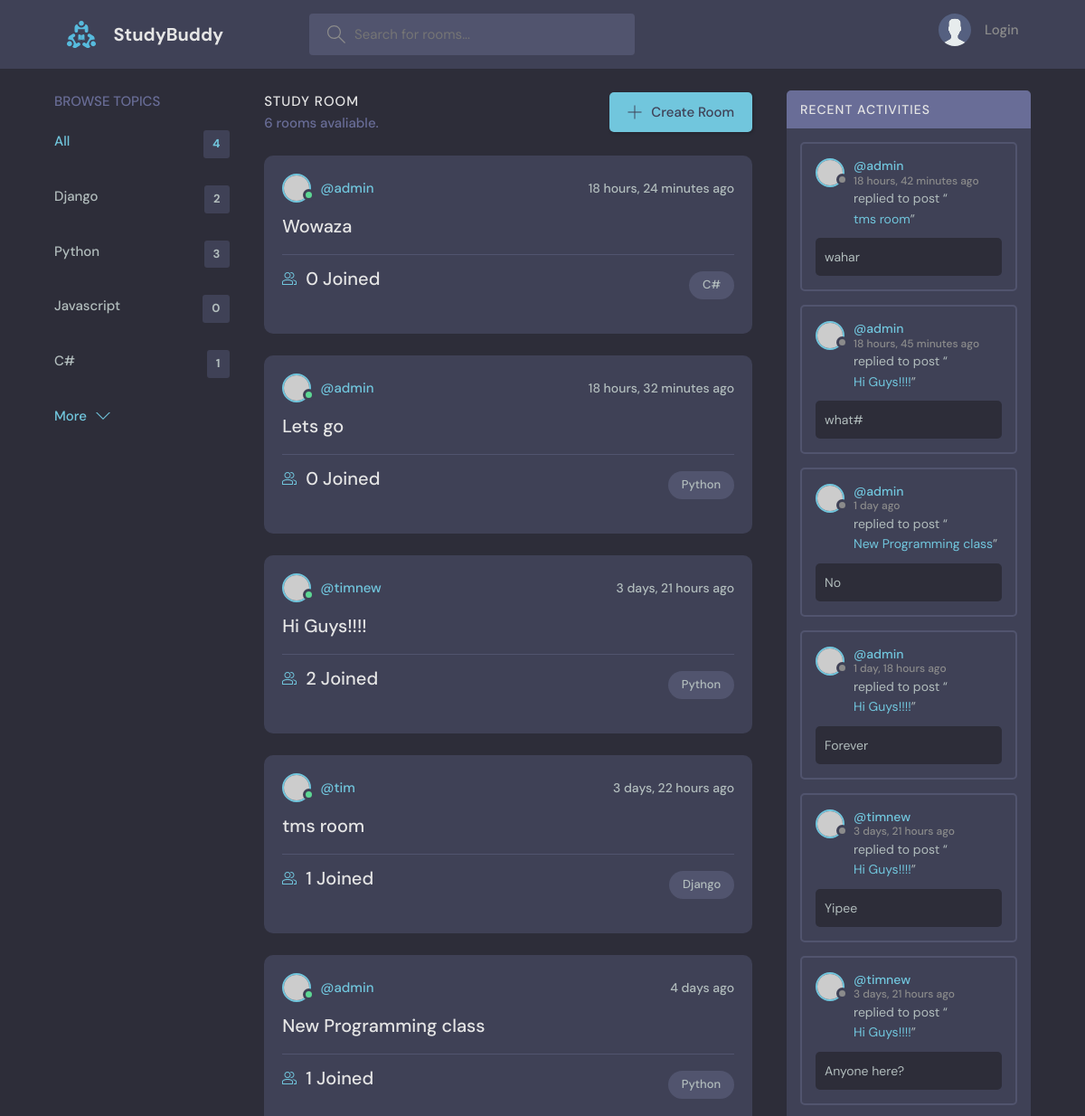
Before: / (upper part) with the older database file.
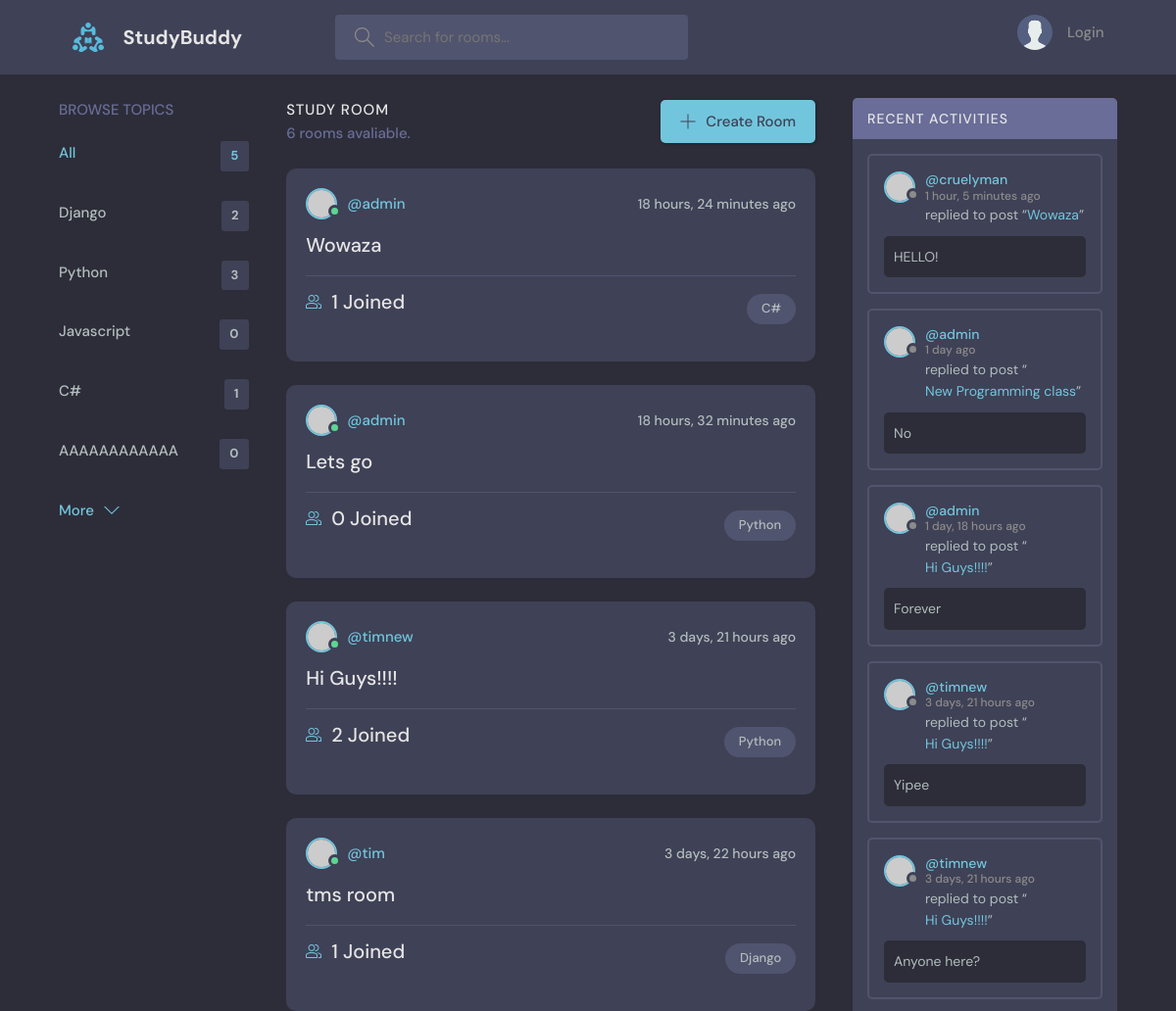
After: the same page with the newer database file.
### messagingapp/models.py (models this page shows, shortened)
class Topic(models.Model):
    name = models.CharField(max_length=200)

class Room(models.Model):
    host = models.ForeignKey(User, on_delete=models.SET_NULL, null=True)
    topic = models.ForeignKey(Topic, on_delete=models.SET_NULL, null=True)
    name = models.CharField(max_length=200)
    description = models.TextField(null=True, blank=True)
    participants = models.ManyToManyField(User, related_name='participants', blank=True)
    updated = models.DateTimeField(auto_now=True)
    created = models.DateTimeField(auto_now_add=True)
    class Meta:
        ordering = ['-updated', '-created']
    def __str__(self):
        return self.name

class Message(models.Model):
    user = models.ForeignKey(User, on_delete=models.CASCADE)
    room = models.ForeignKey(Room, on_delete=models.CASCADE)
    body = models.TextField()
    updated = models.DateTimeField(auto_now=True)
    created = models.DateTimeField(auto_now_add=True)
    class Meta:
        ordering = ['-updated', '-created']

### messagingapp/views.py (the view)
# urls.py: path('', views.home_page, name='home'),
def home_page(request: HttpRequest) -> HttpResponse:
    q = request.GET.get('q') if request.GET.get('q') else ''
    rooms = Room.objects.filter(
        Q(topic__name__icontains = q) |
        Q(name__icontains=q) |
        Q(description__icontains=q)
    )
    topics = Topic.objects.all()
    room_count = rooms.count()
    room_messages = Message.objects.filter(Q(room__topic__name__icontains=q))
    context = {'rooms': rooms, 'topics': topics, 'room_count': room_count, 'room_messages': room_messages}
    return render(request, 'messagingapp/home.html', context)

### messagingapp/templates/messagingapp/home.html (shortened to what this page needs)
{% extends 'base.html' %}
{% block content %}
    <main class="layout layout--3">
      <div class="container">
          {%  include 'messagingapp/topics_component.html' %}
        <div class="roomList">
          <div class="roomList__header">
            <div>
              <h2>Study Room</h2>
              <p>{{ room_count }} rooms avaliable.</p>
            </div>
            <a class="btn btn--main" href="{% url 'create-room' %}">
              <svg version="1.1" xmlns="http://www.w3.org/2000/svg" width="32" height="32" viewBox="0 0 32 32">
                <title>add</title>
                <path
                  d="M16.943 0.943h-1.885v14.115h-14.115v1.885h14.115v14.115h1.885v-14.115h14.115v-1.885h-14.115v-14.115z"
                ></path>
              </svg>
              Create Room
            </a>
          </div>
          {% include 'messagingapp/feed_component.html' %}
        </div>
          {% include 'messagingapp/activity_component.html' %}
      </div>
    </main>
{% endblock %}

### messagingapp/templates/messagingapp/topics_component.html
<div class="topics">
  <div class="topics__header">
    <h2>Browse Topics</h2>
  </div>
  <ul class="topics__list">
    <li>
      <a href="{% url 'home' %}" class="active">All <span>{{ topics.count }}</span></a>
    </li>
      {% for topic in topics %}
        <li>
          <a href="{% url 'home' %}?q={{ topic.name }}">{{ topic.name }} <span>{{ topic.room_set.all.count }}</span></a>
        </li>
      {% endfor %}
  </ul>
  <a class="btn btn--link" href="topics.html">
    More
    <svg version="1.1" xmlns="http://www.w3.org/2000/svg" width="32" height="32" viewBox="0 0 32 32">
      <title>chevron-down</title>
      <path d="M16 21l-13-13h-3l16 16 16-16h-3l-13 13z"></path>
    </svg>
  </a>
</div>

### messagingapp/templates/messagingapp/feed_component.html (shortened to what this page needs)
{% for room in rooms %}
    <div class="roomListRoom">
        <div class="roomListRoom__header">
          <a href="{% url 'user-profile' room.host.id %}" class="roomListRoom__author">
            <div class="avatar avatar--small active">
              <img src="https://randomuser.me/api/portraits/men/11.jpg" />
            </div>
            <span>@{{ room.host.username }}</span>
          </a>
          <div class="roomListRoom__actions">
            <span>{{ room.created|timesince }} ago</span>
          </div>
        </div>
        <div class="roomListRoom__content">
          <a href="{% url 'room' room.id %}">{{ room.name }}</a>
            <div class="roomListRoom__meta">
              <a href="{% url 'room' room.id %}" class="roomListRoom__joined">
                  {{ room.participants.all.count }} Joined
              </a>
              <p class="roomListRoom__topic">{{ room.topic.name }}</p>
            </div>
        </div>
    </div>
{% endfor %}

### messagingapp/templates/messagingapp/activity_component.html (shortened to what this page needs)
<div class="activities">
  <div class="activities__header">
    <h2>Recent Activities</h2>
  </div>
    {% for message in room_messages %}
        <div class="activities__box">
            <div class="activities__boxHeader roomListRoom__header">
              <a href="{% url 'user-profile' message.user.id %}" class="roomListRoom__author">
                <div class="avatar avatar--small">
                  <img src="https://randomuser.me/api/portraits/women/11.jpg" />
                </div>
                <p>
                  @{{ message.user }}
                  <span>{{ message.created|timesince }} ago</span>
                </p>
              </a>
            </div>
            <div class="activities__boxContent">
              <p>replied to post “<a href="{% url 'room' message.room.id %}">{{ message.room}}</a>”</p>
              <div class="activities__boxRoomContent">
                  {{ message.body }}
              </div>
            </div>
        </div>
    {% endfor %}
  </div>

Changed rows visible on the page:
no longer on this page (row unchanged): Room: host.username "admin", created "4 days", name "New Programming class", participants.all.count "1", topic.name "Python"
removed Message: user "admin", created "18 hours, 42 minutes", room "tms room", body "wahar"
removed Message: user "admin", created "18 hours, 45 minutes", room "Hi Guys!!!!", body "what#"
added Topic: name "AAAAAAAAAAAA", room_set.all.count "0"
computed for Room "Wowaza": participants.all.count "0" → "1"
added Message: user "cruelyman", created "1 hour, 5 minutes", room "Wowaza", body "HELLO!"
Other visible differences:
{{ topics.count }}: "4" → "5"
